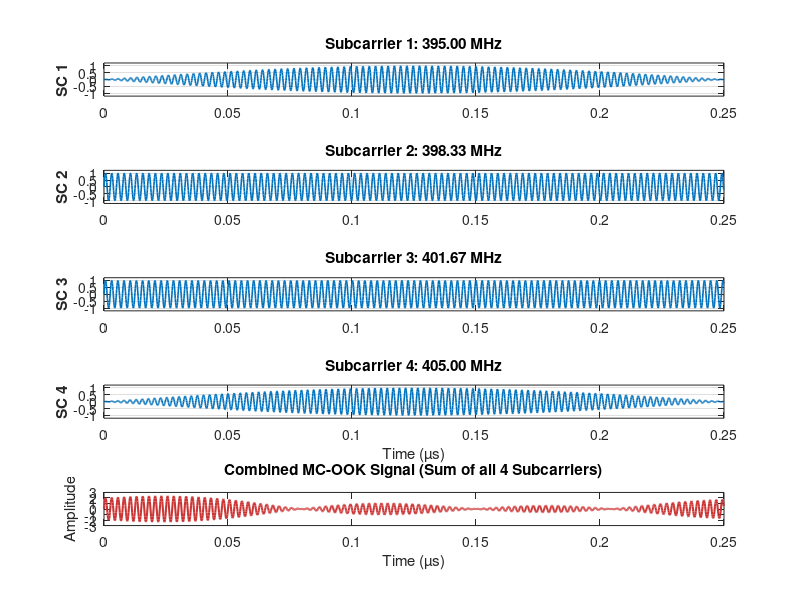
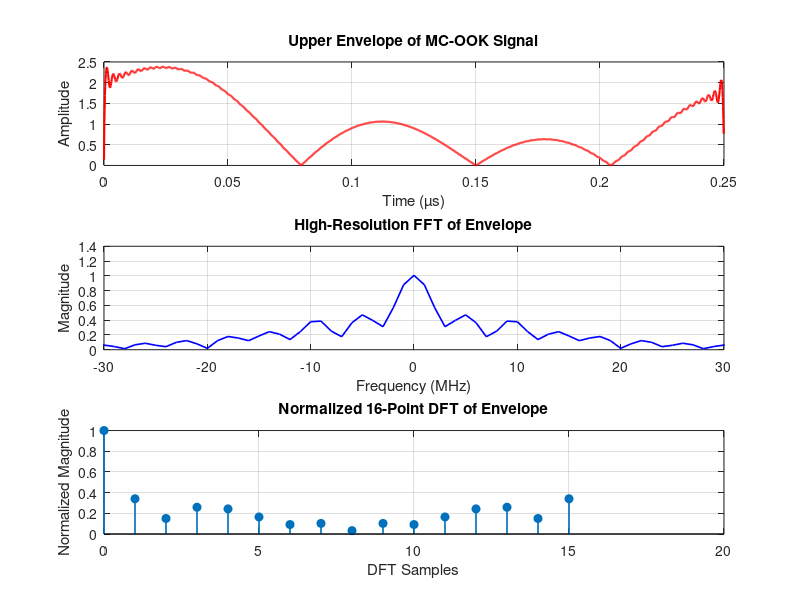

The MATLAB source for these figures, in order:
% === Parameters ===
message = [0 1 1 0];
msg_length = length(message);
num_subcarriers = 4;
bits_per_subcarrier = msg_length / num_subcarriers;

% RF parameters
carrier_freq = 400e6;
BW = 10e6; 

% Coherent sampling parameters
cycles_per_bit = 100;
samples_per_cycle = 20;
Fs = carrier_freq * samples_per_cycle;
Ts = 1 / Fs;

% Calculate samples_per_bit based on desired cycles_per_bit
samples_per_bit = round(cycles_per_bit * (Fs / carrier_freq));
cycles_per_bit = samples_per_bit * (carrier_freq / Fs);

% Time for one full bit
t_bit = (0:samples_per_bit-1) * Ts;
total_samples = bits_per_subcarrier * samples_per_bit;
t = (0:total_samples-1) * Ts;

% Subcarrier frequencies
subcarrier_spacing = BW / (num_subcarriers - 1);
subcarriers = linspace(carrier_freq - BW/2, carrier_freq + BW/2, num_subcarriers);

% Split message into subcarrier rows
subcarrier_matrix = zeros(num_subcarriers, bits_per_subcarrier);
for i = 1:num_subcarriers
    start_idx = (i - 1) * bits_per_subcarrier + 1;
    end_idx = i * bits_per_subcarrier;
    subcarrier_matrix(i, :) = message(start_idx:end_idx);
end

% Generate OOK-modulated signals per subcarrier
signal_matrix = zeros(num_subcarriers, total_samples);

for k = 1:num_subcarriers
    bits = subcarrier_matrix(k, :);
    carrier_wave = sin(2 * pi * subcarriers(k) * t_bit);  % row vector
    check_edge_cases = sum(subcarrier_matrix);  % column-wise sum

    for bit_idx = 1:bits_per_subcarrier
        start_sample = (bit_idx-1) * samples_per_bit + 1;
        end_sample = bit_idx * samples_per_bit;
        
        if (bits(bit_idx) == 1) && (check_edge_cases(bit_idx) ~= 1)
            % Normal: assign carrier
            signal_matrix(k, start_sample:end_sample) = carrier_wave;
        else
            % Edge case or zero
            edge_code = subcarrier_matrix(:, bit_idx);
            if any(edge_code == 1)
                subcarrier_loc = find(edge_code == 1, 1);  % First active subcarrier
                mod_wave = sin(2 * pi * (subcarrier_loc * 1e6) * t_bit);
                signal_matrix(k, start_sample:end_sample) = carrier_wave .* mod_wave;
            else
                % No active subcarriers — assign silence
                signal_matrix(k, start_sample:end_sample) = zeros(size(t_bit));
            end
        end
    end
end

% Combine subcarriers
sig_MC_OOK = sum(signal_matrix, 1);

% === Plot individual subcarriers ===
figure;
for k = 1:num_subcarriers
    subplot(5, 1, k);
    plot(t * 1e6, signal_matrix(k, :), 'LineWidth', 1.2);
    ylabel(['SC ' num2str(k)], 'FontWeight', 'bold');
    title(['Subcarrier ' num2str(k) ': ' num2str(subcarriers(k)/1e6, '%.2f') ' MHz']);
    ylim([-1.2 1.2]);
    grid on;
    
    if k == num_subcarriers
        xlabel('Time (µs)');
    end
end

subplot(5, 1, 5);
plot(t * 1e6, sig_MC_OOK, 'LineWidth', 1.5, 'Color', [0.8, 0.2, 0.2]);
xlabel('Time (µs)');
ylabel('Amplitude');
title('Combined MC-OOK Signal (Sum of all 4 Subcarriers)', 'FontWeight', 'bold');

% === Envelope using Hilbert Transform ===
analytic_signal = hilbert(sig_MC_OOK);
amplitude_envelope = abs(analytic_signal);

% === High-Resolution FFT ===
N = length(amplitude_envelope);
dt = t(2) - t(1);
Fs_X = 1/dt;
padding_factor = 4;
N_fft = padding_factor * N;
X = fft(amplitude_envelope, N_fft);
X_shifted = fftshift(X);
f = (-N_fft / 2 : N_fft / 2 - 1) * (Fs_X / N_fft);
X_magnitude = abs(X_shifted) / N;

% === 16-point DFT (for on-chip implementation) ===
num_dft_points = 16;
sample_indices = round(linspace(1, length(amplitude_envelope), num_dft_points));
dft_input = amplitude_envelope(sample_indices);
DFT_16 = fft(dft_input, 16);
f_16 = (0:15) * (Fs_X / 16);   % Frequencies for 16-point DFT bins, within Nyquist

% === Second Figure: Envelope + FFT + 16-point DFT ===
figure;

% 1. Envelope
subplot(3, 1, 1);
plot(t * 1e6, amplitude_envelope, 'r-', 'LineWidth', 1.5);
xlabel('Time (µs)');
ylabel('Amplitude');
title('Upper Envelope of MC-OOK Signal');
grid on;

% 2. Ideal FFT
subplot(3, 1, 2);
plot(f / 1e6, X_magnitude, 'b', 'LineWidth', 1.2);
xlabel('Frequency (MHz)');
ylabel('Magnitude');
title('High-Resolution FFT of Envelope');
grid on;
xlim([-30 30]);

% 3. 16-Point DFT
subplot(3, 1, 3);
stem([0:15], abs(DFT_16) / max(abs(DFT_16)), 'filled', 'LineWidth', 1.2);
xlabel('DFT Samples');
ylabel('Normalized Magnitude');
title('Normalized 16-Point DFT of Envelope');
grid;
